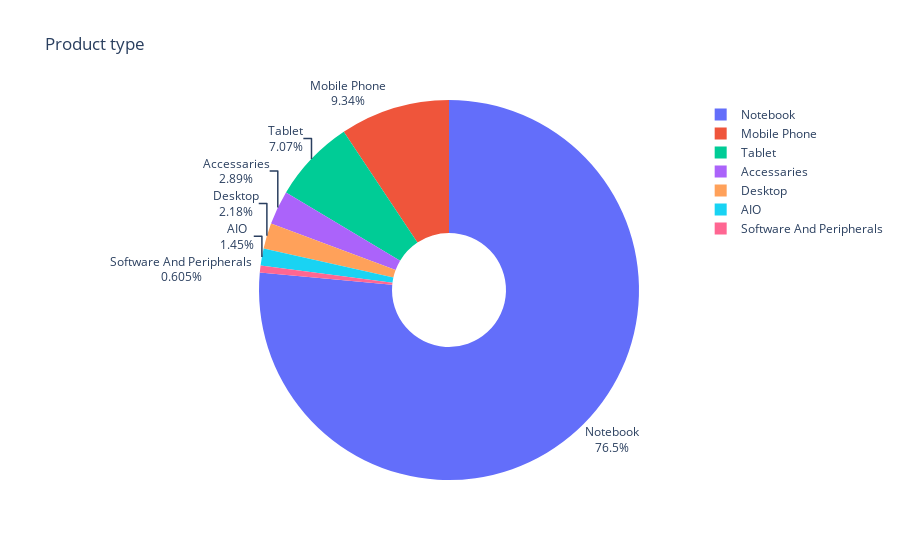

Source (notebook cell):
### Markdown cell above
### 3.7 product type

### Code cell
product_type_df = df['Product_Type'].value_counts()

plt.figure(figsize = (15, 8))
fig = px.pie(product_type_df, values=product_type_df.values, names=product_type_df.index, hole=.3, 
             color=product_type_df.index,
             title="Product type")
fig.update_traces(textposition='outside', textinfo='percent+label')
fig.show()

### Figure 1 — Plotly figure (JSON) as saved in the notebook; plotly's stock layout.template omitted (floating-point values rounded to 4 significant figures)
{"data": [{"customdata": [["Notebook"], ["Mobile Phone"], ["Tablet"], ["Accessaries"], ["Desktop"], ["AIO"], ["Software And Peripherals"]], "domain": {"x": [0, 1], "y": [0, 1]}, "hole": 0.3, "hovertemplate": "index=%{customdata[0]}<br>value=%{value}<extra></extra>", "labels": ["Notebook", "Mobile Phone", "Tablet", "Accessaries", "Desktop", "AIO", "Software And Peripherals"], "legendgroup": "", "marker": {"colors": ["#636efa", "#EF553B", "#00cc96", "#ab63fa", "#FFA15A", "#19d3f3", "#FF6692"]}, "name": "", "showlegend": true, "textinfo": "percent+label", "textposition": "outside", "type": "pie", "values": [66068, 8074, 6109, 2500, 1887, 1249, 523]}], "layout": {"legend": {"tracegroupgap": 0}, "title": {"text": "Product type"}}}
